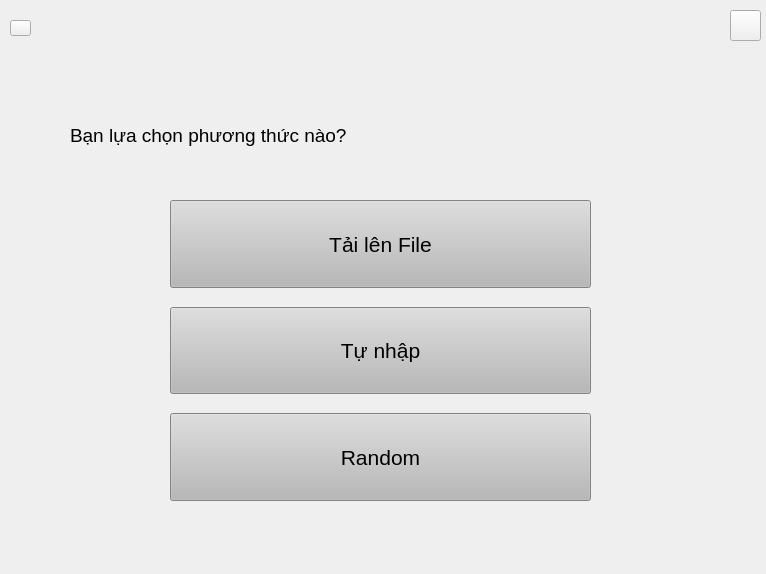
<?xml version="1.0" encoding="UTF-8"?>
<ui version="4.0">
 <class>selectSort</class>
 <widget class="QWidget" name="selectSort">
  <property name="geometry">
   <rect>
    <x>0</x>
    <y>0</y>
    <width>766</width>
    <height>574</height>
   </rect>
  </property>
  <property name="windowTitle">
   <string>Form</string>
  </property>
  <widget class="QPushButton" name="btn_goHome">
   <property name="enabled">
    <bool>true</bool>
   </property>
   <property name="geometry">
    <rect>
     <x>730</x>
     <y>10</y>
     <width>31</width>
     <height>31</height>
    </rect>
   </property>
   <property name="cursor">
    <cursorShape>PointingHandCursor</cursorShape>
   </property>
   <property name="autoFillBackground">
    <bool>false</bool>
   </property>
   <property name="styleSheet">
    <string notr="true">border-image: url(:/image/image/home_icon.png);</string>
   </property>
   <property name="text">
    <string/>
   </property>
  </widget>
  <widget class="QPushButton" name="btn_goBack_selectsort">
   <property name="geometry">
    <rect>
     <x>10</x>
     <y>20</y>
     <width>21</width>
     <height>16</height>
    </rect>
   </property>
   <property name="cursor">
    <cursorShape>PointingHandCursor</cursorShape>
   </property>
   <property name="styleSheet">
    <string notr="true">border-image: url(:/image/image/back.png);</string>
   </property>
   <property name="text">
    <string/>
   </property>
  </widget>
  <widget class="QLabel" name="lblNameOfSort">
   <property name="geometry">
    <rect>
     <x>46</x>
     <y>9</y>
     <width>301</width>
     <height>32</height>
    </rect>
   </property>
   <property name="font">
    <font>
     <pointsize>14</pointsize>
    </font>
   </property>
   <property name="text">
    <string/>
   </property>
   <property name="alignment">
    <set>Qt::AlignmentFlag::AlignLeading|Qt::AlignmentFlag::AlignLeft|Qt::AlignmentFlag::AlignVCenter</set>
   </property>
  </widget>
  <widget class="QLabel" name="label">
   <property name="geometry">
    <rect>
     <x>70</x>
     <y>120</y>
     <width>411</width>
     <height>31</height>
    </rect>
   </property>
   <property name="font">
    <font>
     <pointsize>14</pointsize>
    </font>
   </property>
   <property name="text">
    <string>Bạn lựa chọn phương thức nào?</string>
   </property>
  </widget>
  <widget class="QWidget" name="">
   <property name="geometry">
    <rect>
     <x>0</x>
     <y>200</y>
     <width>761</width>
     <height>301</height>
    </rect>
   </property>
   <layout class="QHBoxLayout" name="horizontalLayout">
    <item>
     <spacer name="horizontalSpacer">
      <property name="orientation">
       <enum>Qt::Orientation::Horizontal</enum>
      </property>
      <property name="sizeType">
       <enum>QSizePolicy::Policy::Fixed</enum>
      </property>
      <property name="sizeHint" stdset="0">
       <size>
        <width>170</width>
        <height>20</height>
       </size>
      </property>
     </spacer>
    </item>
    <item>
     <layout class="QVBoxLayout" name="verticalLayout">
      <property name="spacing">
       <number>19</number>
      </property>
      <item>
       <widget class="QPushButton" name="btn_chooseUpFile">
        <property name="sizePolicy">
         <sizepolicy hsizetype="Minimum" vsizetype="Minimum">
          <horstretch>0</horstretch>
          <verstretch>0</verstretch>
         </sizepolicy>
        </property>
        <property name="font">
         <font>
          <pointsize>16</pointsize>
         </font>
        </property>
        <property name="cursor">
         <cursorShape>PointingHandCursor</cursorShape>
        </property>
        <property name="styleSheet">
         <string notr="true">background-color: rgb(184, 184, 184);</string>
        </property>
        <property name="text">
         <string>Tải lên File</string>
        </property>
       </widget>
      </item>
      <item>
       <widget class="QPushButton" name="btn_chooseWrite">
        <property name="sizePolicy">
         <sizepolicy hsizetype="Minimum" vsizetype="Minimum">
          <horstretch>0</horstretch>
          <verstretch>0</verstretch>
         </sizepolicy>
        </property>
        <property name="font">
         <font>
          <pointsize>16</pointsize>
         </font>
        </property>
        <property name="cursor">
         <cursorShape>PointingHandCursor</cursorShape>
        </property>
        <property name="styleSheet">
         <string notr="true">background-color: rgb(184, 184, 184);</string>
        </property>
        <property name="text">
         <string>Tự nhập</string>
        </property>
       </widget>
      </item>
      <item>
       <widget class="QPushButton" name="btn_chooseRandom">
        <property name="sizePolicy">
         <sizepolicy hsizetype="Minimum" vsizetype="Minimum">
          <horstretch>0</horstretch>
          <verstretch>0</verstretch>
         </sizepolicy>
        </property>
        <property name="font">
         <font>
          <pointsize>16</pointsize>
         </font>
        </property>
        <property name="cursor">
         <cursorShape>PointingHandCursor</cursorShape>
        </property>
        <property name="styleSheet">
         <string notr="true">background-color: rgb(184, 184, 184);</string>
        </property>
        <property name="text">
         <string>Random</string>
        </property>
       </widget>
      </item>
     </layout>
    </item>
    <item>
     <spacer name="horizontalSpacer_2">
      <property name="orientation">
       <enum>Qt::Orientation::Horizontal</enum>
      </property>
      <property name="sizeType">
       <enum>QSizePolicy::Policy::Fixed</enum>
      </property>
      <property name="sizeHint" stdset="0">
       <size>
        <width>170</width>
        <height>20</height>
       </size>
      </property>
     </spacer>
    </item>
   </layout>
  </widget>
 </widget>
 <resources/>
 <connections/>
</ui>
